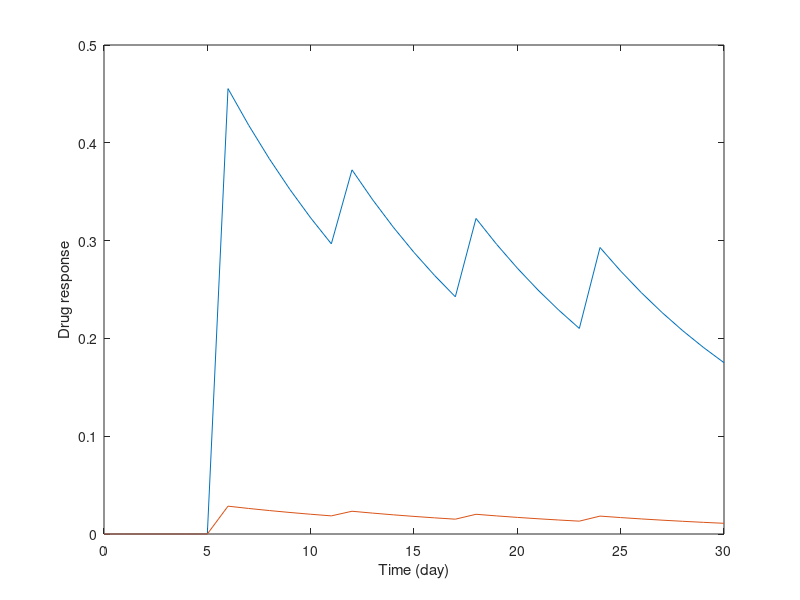

Reproduce this figure in MATLAB. (Note: this script raises an error after producing the figure.)
% This file supports paper "Dosage Strategies for Delaying Resistance Emergence in Heterogeneous Tumors"
% submitted to Proceedings of the Royal Society B: Biological Sciences
% Copyright (2020) Vahideh Vakil. All rights reserved.
% Contact: vavakil@winlab.rutgers.edu   WINLAB, Rutgers University, NJ.
% Date: 09/21/2020
%
% Subject: Containtment strategy in management phase
% The case of two cell-types, one sensetive and one resitant
% This file plots the drug response and the number of cells vs time. 
%% Initial values
clear all
lambda0=0.185; 
d0=0.02;
lambda1=0.185; 
d1=0.12;
u01=0.001; 
x0=1e3; x1=1e1; % These are the initial values at the begining of the management phase
X0=[x0;x1];
Smax=sum(X0);

% Nutrient source parameters
alfa=0.9;
R0=1500; 

%% drug parameters
Emax=100; EC50_0=50; EC50_1=800; 
kapa=0.0857;
kl_0=Emax/EC50_0;
kl_1=Emax/EC50_1;

D_min0=0.0025*EC50_0; %change for other options: 0.01 , 0.005, 0.001 
D_min1=D_min0;


% treatment period specification
t0=0;
T_final=30; %days length of treatment
N=4; % Number of courses
tau=t0:T_final;



% Uncomment D0 and time for optimal results
%%% These are optimal values for D_min=0.05, D_max=0.5 
D0=[0.2277 0.0500 0.0500 0.0500]; 
time=[6 12 18 24];
D1=D0;

% Uncomment D0 and time for any other results than optimal  
% D0=D_min0*ones(N,1); 
% D1=D_min1*ones(N,1); 
% time=round([1/(N+1):1/(N+1):(1-1/(N+1))]*T_final); %equal timing
%time=[4,8,22,26]; Uncomment and edit for other timing options


y=exp(time);

c0(1)=D0(1); 
c1(1)=D1(1); 
for n = 2:N
  c0(n)=D0(n)+c0(n-1)*y(n)^(-kapa)*y(n-1)^(kapa);
  c1(n)=D1(n)+c1(n-1)*y(n)^(-kapa)*y(n-1)^(kapa);
end
  
cp_t0=[]; cp_t1=[];
cp_t0=0*(0:time(1)-1); cp_t1=0*(0:time(1)-1);
for n=1:N-1
    tt=[];
    tt=[time(n):time(n+1)-1]-time(n);
    cp_t0=[cp_t0 c0(n)*exp(-kapa*tt)];
    cp_t1=[cp_t1 c1(n)*exp(-kapa*tt)];
end
tt=[];
tt=[time(N):T_final]-time(N);
cp_t0=[cp_t0 c0(N)*exp(-kapa*tt)];
cp_t1=[cp_t1 c1(N)*exp(-kapa*tt)];


h0=kl_0*cp_t0;
h1=kl_1*cp_t1;
figure(),plot(tau,h0), hold on
plot(tau,h1)
xlabel('Time (day)'); ylabel('Drug response')
h0f=h0';
h1f=h1';
tau0=tau';
tau1=tau';



%% find total number of cells at intermediate points and plot
initials=X0;
tspan=t0:T_final;
[T,celsiz]=ode45(@model2cel,tspan,initials,[],tau0,h0f,tau1,h1f,lambda0,lambda1,R0,alfa,d0,d1,u01);
figure(),plot(T,100*celsiz./sum(celsiz,2)) %percentage of the total size
xlabel('Time (day)'); ylabel('Percentage of tumor size') 
hold on

%%
function dXdt=model2cel(t,X,tau0,h0f,tau1,h1f,lambda0,lambda1,R0,alfa,d0,d1,u01)
h0f = interp1(tau0,h0f,t); % Interpolate the data set (tau0,h0f) at time t
h1f = interp1(tau1,h1f,t); % Interpolate the data set (tau1,h1f) at time t
dXdt=[lambda0*(R0-alfa*(X(1)+X(2)))*X(1)-d0*X(1)-u01*X(1)-h0f.*X(1);
    lambda1*(R0-alfa*(X(1)+X(2)))*X(2)-d1*X(2)+u01*X(1)-h1f.*X(2)];
 
 end